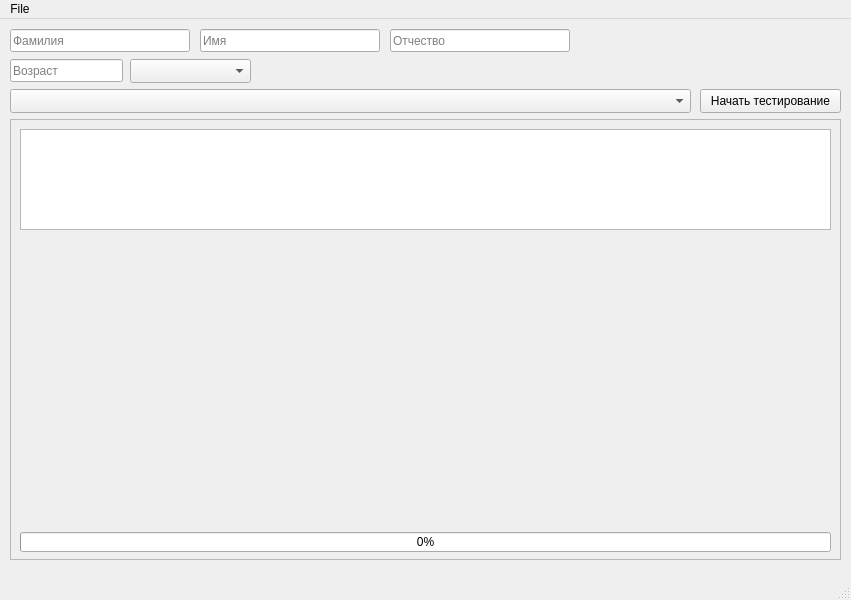
<?xml version="1.0" encoding="UTF-8"?>
<ui version="4.0">
 <class>MainWindow</class>
 <widget class="QMainWindow" name="MainWindow">
  <property name="enabled">
   <bool>true</bool>
  </property>
  <property name="geometry">
   <rect>
    <x>0</x>
    <y>0</y>
    <width>851</width>
    <height>600</height>
   </rect>
  </property>
  <property name="minimumSize">
   <size>
    <width>851</width>
    <height>0</height>
   </size>
  </property>
  <property name="windowTitle">
   <string>MainWindow</string>
  </property>
  <widget class="QWidget" name="centralwidget">
   <widget class="QLineEdit" name="eLastname">
    <property name="geometry">
     <rect>
      <x>10</x>
      <y>10</y>
      <width>180</width>
      <height>23</height>
     </rect>
    </property>
    <property name="maxLength">
     <number>40</number>
    </property>
    <property name="placeholderText">
     <string comment="Введите фамилию">Фамилия</string>
    </property>
   </widget>
   <widget class="QLineEdit" name="eName">
    <property name="geometry">
     <rect>
      <x>200</x>
      <y>10</y>
      <width>180</width>
      <height>23</height>
     </rect>
    </property>
    <property name="maxLength">
     <number>40</number>
    </property>
    <property name="placeholderText">
     <string>Имя</string>
    </property>
   </widget>
   <widget class="QLineEdit" name="eSurname">
    <property name="geometry">
     <rect>
      <x>390</x>
      <y>10</y>
      <width>180</width>
      <height>23</height>
     </rect>
    </property>
    <property name="placeholderText">
     <string>Отчество</string>
    </property>
   </widget>
   <widget class="QLineEdit" name="eAge">
    <property name="geometry">
     <rect>
      <x>10</x>
      <y>40</y>
      <width>113</width>
      <height>23</height>
     </rect>
    </property>
    <property name="maximumSize">
     <size>
      <width>113</width>
      <height>23</height>
     </size>
    </property>
    <property name="focusPolicy">
     <enum>Qt::StrongFocus</enum>
    </property>
    <property name="autoFillBackground">
     <bool>false</bool>
    </property>
    <property name="inputMethodHints">
     <set>Qt::ImhDigitsOnly</set>
    </property>
    <property name="maxLength">
     <number>2</number>
    </property>
    <property name="placeholderText">
     <string>Возраст</string>
    </property>
   </widget>
   <widget class="QComboBox" name="cbGender">
    <property name="geometry">
     <rect>
      <x>130</x>
      <y>40</y>
      <width>121</width>
      <height>24</height>
     </rect>
    </property>
    <property name="currentText">
     <string/>
    </property>
    <property name="placeholderText">
     <string>Выберите пол</string>
    </property>
    <item>
     <property name="text">
      <string>Мужской</string>
     </property>
    </item>
    <item>
     <property name="text">
      <string>Женский</string>
     </property>
    </item>
   </widget>
   <widget class="QComboBox" name="cbTest">
    <property name="geometry">
     <rect>
      <x>10</x>
      <y>70</y>
      <width>681</width>
      <height>24</height>
     </rect>
    </property>
    <property name="maxCount">
     <number>30</number>
    </property>
    <property name="placeholderText">
     <string>Выберите тест</string>
    </property>
    <item>
     <property name="text">
      <string>1. Опросник К.Леонгарда - Г.Шмишека для исследования акцентированных свойств личности</string>
     </property>
    </item>
    <item>
     <property name="text">
      <string>2. Шкала личностной тревожности для учащихся 10-16 лет</string>
     </property>
    </item>
    <item>
     <property name="text">
      <string>3. ТЕСТ КЕТТЕЛЛА, ДЕТСКИЙ ВАРИАНТ. АДАПТИРОВАН Э. М. АЛЕКСАНДРОВСКОЙ. 12 ФЛО-120</string>
     </property>
    </item>
    <item>
     <property name="text">
      <string>4. ШКАЛА СОЦИАЛЬНОЙ ПОДДЕРЖКИ (МНОГОМЕРНАЯ ШКАЛА ВОСПРИЯТИЯ СОЦИАЛЬНОЙ ПОДДЕРЖКИ – MSPSS ; Д.ЗИМЕТ; АДАПТАЦИЯ В. М. ЯЛТОНСКИЙ, Н. А. СИРОТА)</string>
     </property>
    </item>
   </widget>
   <widget class="QPushButton" name="pbBeginTest">
    <property name="geometry">
     <rect>
      <x>700</x>
      <y>70</y>
      <width>141</width>
      <height>24</height>
     </rect>
    </property>
    <property name="minimumSize">
     <size>
      <width>141</width>
      <height>0</height>
     </size>
    </property>
    <property name="text">
     <string>Начать тестирование</string>
    </property>
   </widget>
   <widget class="QFrame" name="frame">
    <property name="geometry">
     <rect>
      <x>10</x>
      <y>100</y>
      <width>831</width>
      <height>441</height>
     </rect>
    </property>
    <property name="frameShape">
     <enum>QFrame::StyledPanel</enum>
    </property>
    <property name="frameShadow">
     <enum>QFrame::Raised</enum>
    </property>
    <widget class="QProgressBar" name="progressBar">
     <property name="geometry">
      <rect>
       <x>10</x>
       <y>413</y>
       <width>811</width>
       <height>20</height>
      </rect>
     </property>
     <property name="value">
      <number>0</number>
     </property>
    </widget>
    <widget class="QPlainTextEdit" name="pteInstruction">
     <property name="enabled">
      <bool>true</bool>
     </property>
     <property name="geometry">
      <rect>
       <x>10</x>
       <y>10</y>
       <width>811</width>
       <height>101</height>
      </rect>
     </property>
     <property name="focusPolicy">
      <enum>Qt::StrongFocus</enum>
     </property>
     <property name="inputMethodHints">
      <set>Qt::ImhNone</set>
     </property>
     <property name="undoRedoEnabled">
      <bool>true</bool>
     </property>
     <property name="lineWrapMode">
      <enum>QPlainTextEdit::WidgetWidth</enum>
     </property>
     <property name="readOnly">
      <bool>true</bool>
     </property>
     <property name="plainText">
      <string/>
     </property>
     <property name="backgroundVisible">
      <bool>false</bool>
     </property>
    </widget>
    <widget class="QWidget" name="widget" native="true">
     <property name="geometry">
      <rect>
       <x>10</x>
       <y>10</y>
       <width>811</width>
       <height>391</height>
      </rect>
     </property>
     <property name="autoFillBackground">
      <bool>false</bool>
     </property>
    </widget>
   </widget>
  </widget>
  <widget class="QMenuBar" name="menubar">
   <property name="geometry">
    <rect>
     <x>0</x>
     <y>0</y>
     <width>851</width>
     <height>21</height>
    </rect>
   </property>
   <widget class="QMenu" name="menuFile">
    <property name="title">
     <string>File</string>
    </property>
    <addaction name="actionExit"/>
   </widget>
   <addaction name="menuFile"/>
  </widget>
  <widget class="QStatusBar" name="statusbar"/>
  <action name="actionExit">
   <property name="text">
    <string>Exit</string>
   </property>
  </action>
 </widget>
 <resources/>
 <connections/>
</ui>
